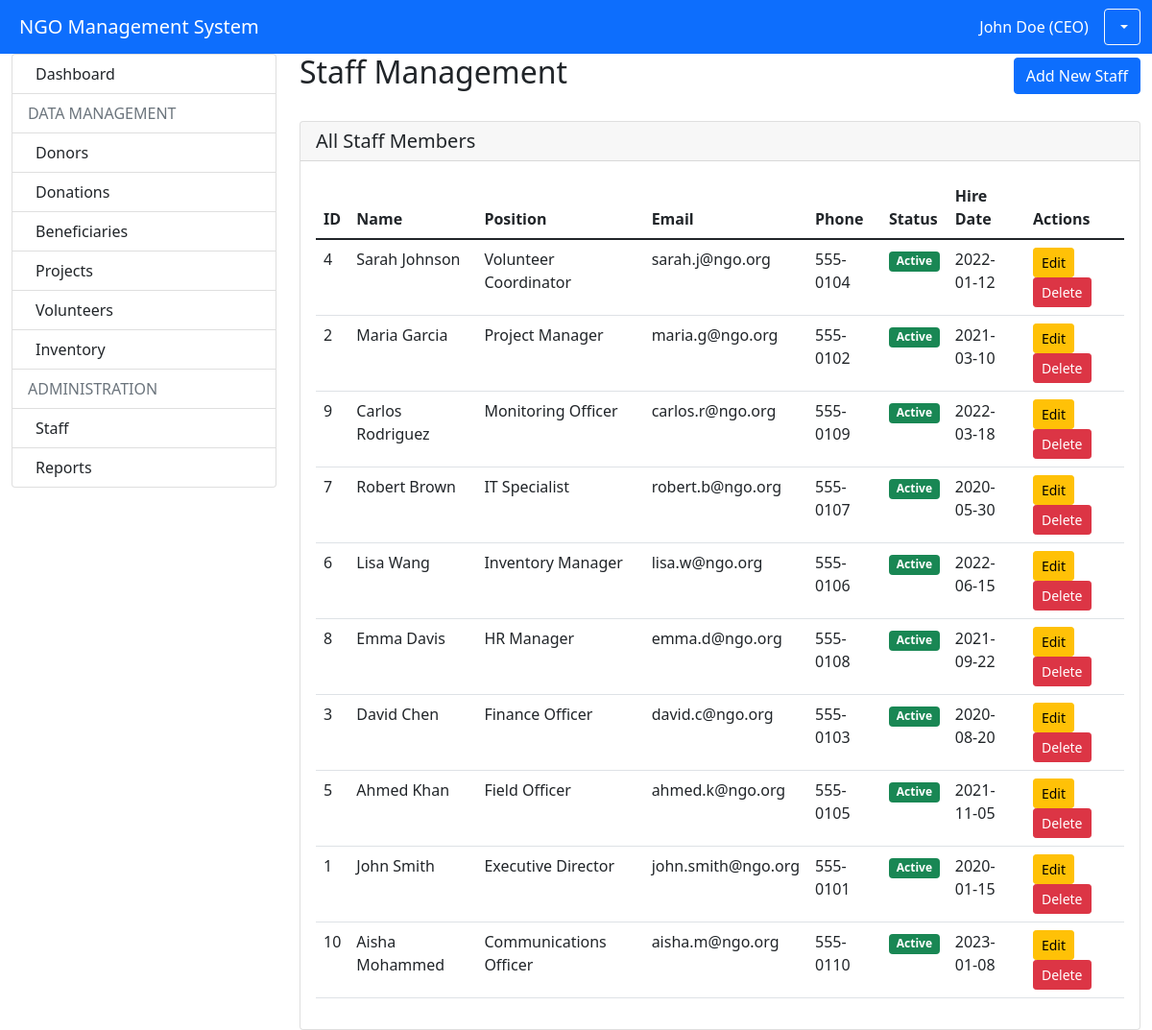
The page /modules/staff/view.php (signed in) on the database its author committed.
### tables this page shows
CREATE TABLE `staff` (
  `staff_id` int(11) NOT NULL,
  `first_name` varchar(30) NOT NULL,
  `last_name` varchar(30) NOT NULL,
  `email` varchar(30) NOT NULL,
  `nid` int(11) NOT NULL,
  `address` varchar(50) NOT NULL,
  `dob` date NOT NULL,
  `gender` varchar(10) DEFAULT NULL,
  `phone` varchar(16) NOT NULL,
  `position` varchar(40) NOT NULL,
  `status` enum('Active','Fired','Quit') DEFAULT 'Active',
  `supervisor_id` int(11) DEFAULT NULL,
  `hire_date` date DEFAULT NULL
);

### modules/staff/view.php (the view, shortened to what this page needs)
<?php
require_once '../../config.php';
?>
<!DOCTYPE html>
<html lang="en">
<head>
    <link href="https://cdn.jsdelivr.net/npm/bootstrap@5.1.3/dist/css/bootstrap.min.css" rel="stylesheet">
</head>
<body>
    <?php include '../../includes/header.php'; ?>
    <div class="container-fluid">
        <div class="row">
            <div class="col-md-3">
                <?php include '../../includes/sidebar.php'; ?>
            </div>
            <div class="col-md-9">
                <div class="d-flex justify-content-between align-items-center mb-4">
                    <h2>Staff Management</h2>
                    <a href="manage.php" class="btn btn-primary">
                        <i class="bi bi-plus-circle"></i> Add New Staff
                    </a>
                </div>
                <div class="card">
                    <div class="card-header">
                        <h5 class="mb-0">All Staff Members</h5>
                    </div>
                    <div class="card-body">
                        <div class="table-responsive">
                            <table class="table table-hover">
                                <thead>
                                    <tr>
                                        <th>ID</th>
                                        <th>Name</th>
                                        <th>Position</th>
                                        <th>Email</th>
                                        <th>Phone</th>
                                        <th>Status</th>
                                        <th>Hire Date</th>
                                        <th>Actions</th>
                                    </tr>
                                </thead>
                                <tbody>
                                    <?php
                                    $stmt = $pdo->query("
                                        SELECT s1.*, s2.first_name as supervisor_fname, s2.last_name as supervisor_lname
                                        FROM Staff s1
                                        LEFT JOIN Staff s2 ON s1.supervisor_id = s2.staff_id
                                        ORDER BY s1.position DESC, s1.hire_date
                                    ");
                                    while ($row = $stmt->fetch()) {
                                        $status_color = $row['status'] == 'Active' ? 'success' : 'danger';
                                        echo '<tr>';
                                        echo '<td>' . $row['staff_id'] . '</td>';
                                        echo '<td>' . $row['first_name'] . ' ' . $row['last_name'] . '</td>';
                                        echo '<td>' . $row['position'] . '</td>';
                                        echo '<td>' . $row['email'] . '</td>';
                                        echo '<td>' . $row['phone'] . '</td>';
                                        echo '<td><span class="badge bg-' . $status_color . '">' . $row['status'] . '</span></td>';
                                        echo '<td>' . $row['hire_date'] . '</td>';
                                        echo '<td>
                                            <a href="manage.php?id=' . $row['staff_id'] . '" class="btn btn-sm btn-warning">Edit</a>
                                            <form method="POST" action="" style="display: inline;"
                                                   onsubmit="return confirmDelete(\'' . $row['first_name'] . ' ' . $row['last_name'] . '\')">
                                                <input type="hidden" name="delete_id" value="' . $row['staff_id'] . '">
                                                <button type="submit" class="btn btn-sm btn-danger">Delete</button>
                                            </form>
                                        </td>';
                                        echo '</tr>';
                                    }
                                    ?>
                                </tbody>
                            </table>
                        </div>
                    </div>
                </div>
            </div>
        </div>
    </div>
</body>
</html>

### rows shown on the page
staff: staff_id "4", first_name "Sarah", last_name "Johnson", position "Volunteer Coordinator", email "sarah.j@ngo.org", phone "555-0104", status "Active", hire_date "2022-01-12"
staff: staff_id "2", first_name "Maria", last_name "Garcia", position "Project Manager", email "maria.g@ngo.org", phone "555-0102", status "Active", hire_date "2021-03-10"
staff: staff_id "9", first_name "Carlos", last_name "Rodriguez", position "Monitoring Officer", email "carlos.r@ngo.org", phone "555-0109", status "Active", hire_date "2022-03-18"
staff: staff_id "7", first_name "Robert", last_name "Brown", position "IT Specialist", email "robert.b@ngo.org", phone "555-0107", status "Active", hire_date "2020-05-30"
staff: staff_id "6", first_name "Lisa", last_name "Wang", position "Inventory Manager", email "lisa.w@ngo.org", phone "555-0106", status "Active", hire_date "2022-06-15"
staff: staff_id "8", first_name "Emma", last_name "Davis", position "HR Manager", email "emma.d@ngo.org", phone "555-0108", status "Active", hire_date "2021-09-22"
staff: staff_id "3", first_name "David", last_name "Chen", position "Finance Officer", email "david.c@ngo.org", phone "555-0103", status "Active", hire_date "2020-08-20"
staff: staff_id "5", first_name "Ahmed", last_name "Khan", position "Field Officer", email "ahmed.k@ngo.org", phone "555-0105", status "Active", hire_date "2021-11-05"
staff: staff_id "1", first_name "John", last_name "Smith", position "Executive Director", email "john.smith@ngo.org", phone "555-0101", status "Active", hire_date "2020-01-15"
staff: staff_id "10", first_name "Aisha", last_name "Mohammed", position "Communications Officer", email "aisha.m@ngo.org", phone "555-0110", status "Active", hire_date "2023-01-08"

### other values the page prints
$_SESSION['full_name'] "John Doe (CEO)"
